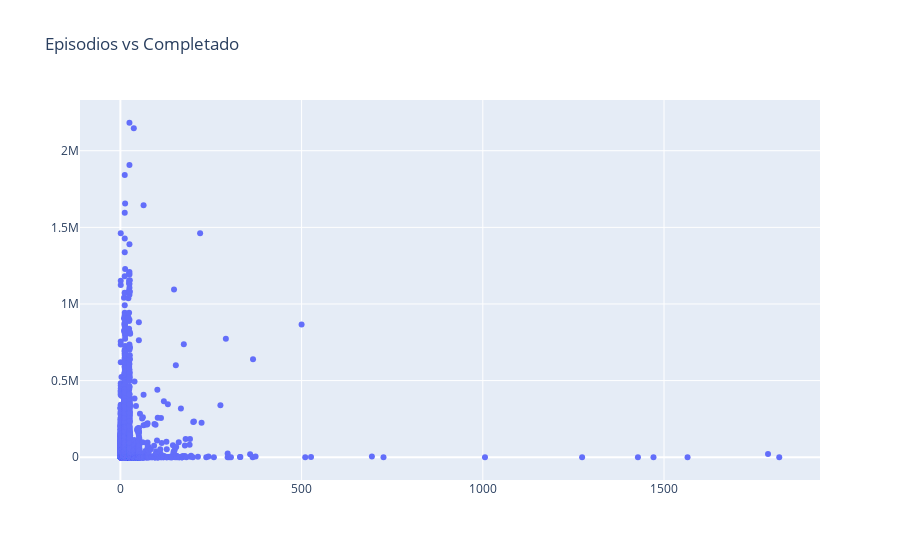

Here is the notebook cell this chart was saved with:
### Markdown cell above
Con respecto a la relación de duración y completado, no es posible observar una relación decisiva. Si bien muestra una tendencia similar a las vistas anteriormente, aquí se puede ver que hay una fuerte tendencia a completar aquellos animes de menor duración. También se encuentran rangos de apreciación muy similares a los rangos de depreciación vistos en gráficas anteriores. Este comportamiento es contradictorio.    
Se necesita más detalle.

### Code cell
# Creamos la figura y añadimos un trazado de dispersión.
fig = go.Figure()
fig.add_trace(go.Scatter(x=dataEpisodes['Episodes'], y=dataEpisodes['Completed'], mode='markers'))

# Personalizamos el diseño del gráfico.
fig.update_layout(title='Episodios vs Completado')

# Mostramos el gráfico interactivo.
fig.show()

### Figure 1 — Plotly figure (JSON) as saved in the notebook; plotly's stock layout.template omitted (floating-point values rounded to 4 significant figures; data arrays with more than 128 entries replaced by an {"elided": "..."} marker saying what was removed)
{"data": [{"mode": "markers", "type": "scatter", "x": {"elided": "12296 int values"}, "y": {"elided": "12296 int values"}}], "layout": {"title": {"text": "Episodios vs Completado"}}}
